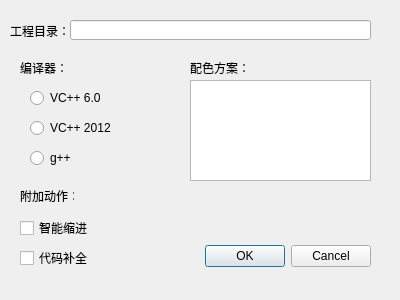
<?xml version="1.0" encoding="UTF-8"?>
<ui version="4.0">
 <class>myDialog</class>
 <widget class="QDialog" name="myDialog">
  <property name="geometry">
   <rect>
    <x>0</x>
    <y>0</y>
    <width>400</width>
    <height>300</height>
   </rect>
  </property>
  <property name="windowTitle">
   <string>Dialog</string>
  </property>
  <widget class="QDialogButtonBox" name="buttonBox">
   <property name="geometry">
    <rect>
     <x>30</x>
     <y>240</y>
     <width>341</width>
     <height>32</height>
    </rect>
   </property>
   <property name="orientation">
    <enum>Qt::Horizontal</enum>
   </property>
   <property name="standardButtons">
    <set>QDialogButtonBox::Cancel|QDialogButtonBox::Ok</set>
   </property>
  </widget>
  <widget class="QLineEdit" name="lineEdit">
   <property name="geometry">
    <rect>
     <x>70</x>
     <y>20</y>
     <width>301</width>
     <height>20</height>
    </rect>
   </property>
  </widget>
  <widget class="QLabel" name="label">
   <property name="geometry">
    <rect>
     <x>10</x>
     <y>20</y>
     <width>71</width>
     <height>21</height>
    </rect>
   </property>
   <property name="text">
    <string>工程目录：</string>
   </property>
  </widget>
  <widget class="QLabel" name="label_2">
   <property name="geometry">
    <rect>
     <x>20</x>
     <y>60</y>
     <width>61</width>
     <height>16</height>
    </rect>
   </property>
   <property name="text">
    <string>编译器：</string>
   </property>
  </widget>
  <widget class="QRadioButton" name="radioButton">
   <property name="geometry">
    <rect>
     <x>30</x>
     <y>90</y>
     <width>89</width>
     <height>16</height>
    </rect>
   </property>
   <property name="text">
    <string>VC++ 6.0</string>
   </property>
  </widget>
  <widget class="QRadioButton" name="radioButton_2">
   <property name="geometry">
    <rect>
     <x>30</x>
     <y>120</y>
     <width>89</width>
     <height>16</height>
    </rect>
   </property>
   <property name="text">
    <string>VC++ 2012</string>
   </property>
  </widget>
  <widget class="QRadioButton" name="radioButton_3">
   <property name="geometry">
    <rect>
     <x>30</x>
     <y>150</y>
     <width>89</width>
     <height>16</height>
    </rect>
   </property>
   <property name="text">
    <string>g++</string>
   </property>
  </widget>
  <widget class="QLabel" name="label_3">
   <property name="geometry">
    <rect>
     <x>190</x>
     <y>60</y>
     <width>71</width>
     <height>16</height>
    </rect>
   </property>
   <property name="text">
    <string>配色方案：</string>
   </property>
  </widget>
  <widget class="QListWidget" name="listWidget">
   <property name="geometry">
    <rect>
     <x>190</x>
     <y>80</y>
     <width>181</width>
     <height>101</height>
    </rect>
   </property>
  </widget>
  <widget class="QLabel" name="label_4">
   <property name="geometry">
    <rect>
     <x>20</x>
     <y>190</y>
     <width>54</width>
     <height>12</height>
    </rect>
   </property>
   <property name="text">
    <string>附加动作：</string>
   </property>
  </widget>
  <widget class="QCheckBox" name="checkBox">
   <property name="geometry">
    <rect>
     <x>20</x>
     <y>220</y>
     <width>71</width>
     <height>16</height>
    </rect>
   </property>
   <property name="text">
    <string>智能缩进</string>
   </property>
  </widget>
  <widget class="QCheckBox" name="checkBox_2">
   <property name="geometry">
    <rect>
     <x>20</x>
     <y>250</y>
     <width>71</width>
     <height>16</height>
    </rect>
   </property>
   <property name="text">
    <string>代码补全</string>
   </property>
  </widget>
 </widget>
 <resources/>
 <connections>
  <connection>
   <sender>buttonBox</sender>
   <signal>accepted()</signal>
   <receiver>myDialog</receiver>
   <slot>accept()</slot>
   <hints>
    <hint type="sourcelabel">
     <x>248</x>
     <y>254</y>
    </hint>
    <hint type="destinationlabel">
     <x>157</x>
     <y>274</y>
    </hint>
   </hints>
  </connection>
  <connection>
   <sender>buttonBox</sender>
   <signal>rejected()</signal>
   <receiver>myDialog</receiver>
   <slot>reject()</slot>
   <hints>
    <hint type="sourcelabel">
     <x>316</x>
     <y>260</y>
    </hint>
    <hint type="destinationlabel">
     <x>286</x>
     <y>274</y>
    </hint>
   </hints>
  </connection>
 </connections>
</ui>
